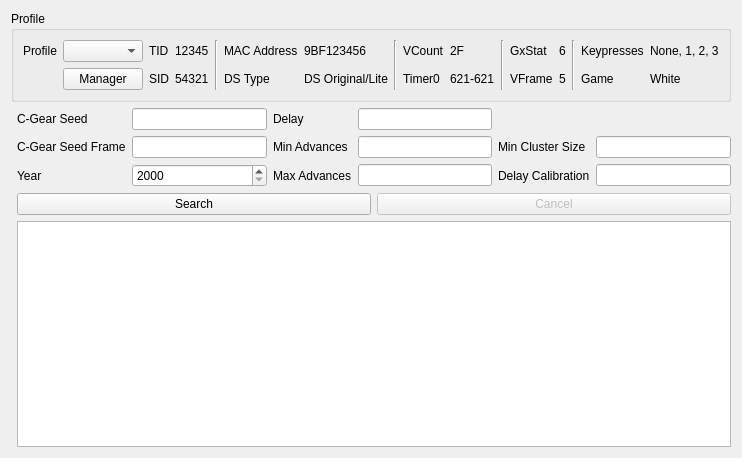
<?xml version="1.0" encoding="UTF-8"?>
<ui version="4.0">
 <class>EntraLinkSeedSearcher</class>
 <widget class="QWidget" name="EntraLinkSeedSearcher">
  <property name="geometry">
   <rect>
    <x>0</x>
    <y>0</y>
    <width>711</width>
    <height>458</height>
   </rect>
  </property>
  <property name="windowTitle">
   <string>EntraLink Seed Searcher</string>
  </property>
  <layout class="QGridLayout" name="gridLayout_3">
   <property name="sizeConstraint">
    <enum>QLayout::SetDefaultConstraint</enum>
   </property>
   <item row="1" column="2">
    <widget class="TextBox" name="textBoxCGearSeed">
     <property name="maxLength">
      <number>8</number>
     </property>
    </widget>
   </item>
   <item row="3" column="4">
    <widget class="TextBox" name="textBoxMaxAdvances"/>
   </item>
   <item row="3" column="2">
    <widget class="QSpinBox" name="spinBoxYear">
     <property name="minimum">
      <number>2000</number>
     </property>
     <property name="maximum">
      <number>2099</number>
     </property>
    </widget>
   </item>
   <item row="3" column="6">
    <widget class="TextBox" name="textBoxDelayCalibration"/>
   </item>
   <item row="2" column="4">
    <widget class="TextBox" name="textBoxMinAdvances"/>
   </item>
   <item row="2" column="1">
    <widget class="QLabel" name="labelCGearSeedFrame">
     <property name="text">
      <string>C-Gear Seed Frame</string>
     </property>
    </widget>
   </item>
   <item row="1" column="3">
    <widget class="QLabel" name="labelDelay">
     <property name="text">
      <string>Delay</string>
     </property>
    </widget>
   </item>
   <item row="0" column="0" colspan="7">
    <widget class="QGroupBox" name="groupBoxProfile">
     <property name="title">
      <string>Profile</string>
     </property>
     <layout class="QGridLayout" name="gridLayout_5">
      <item row="0" column="12">
       <widget class="QLabel" name="labelProfileGxStatValue">
        <property name="text">
         <string notr="true">6</string>
        </property>
       </widget>
      </item>
      <item row="0" column="4" rowspan="2">
       <widget class="Line" name="line_4">
        <property name="orientation">
         <enum>Qt::Vertical</enum>
        </property>
       </widget>
      </item>
      <item row="0" column="8">
       <widget class="QLabel" name="labelProfileVCount">
        <property name="text">
         <string>VCount</string>
        </property>
       </widget>
      </item>
      <item row="0" column="14">
       <widget class="QLabel" name="labelProfileKeypresses">
        <property name="text">
         <string>Keypresses</string>
        </property>
       </widget>
      </item>
      <item row="0" column="0">
       <widget class="QLabel" name="labelProfile">
        <property name="text">
         <string>Profile</string>
        </property>
       </widget>
      </item>
      <item row="1" column="15">
       <widget class="QLabel" name="labelProfileGameValue">
        <property name="text">
         <string>White</string>
        </property>
       </widget>
      </item>
      <item row="1" column="1">
       <widget class="QPushButton" name="pushButtonProfileManager">
        <property name="text">
         <string>Manager</string>
        </property>
       </widget>
      </item>
      <item row="1" column="3">
       <widget class="QLabel" name="labelProfileSIDValue">
        <property name="text">
         <string notr="true">54321</string>
        </property>
       </widget>
      </item>
      <item row="0" column="1">
       <widget class="QComboBox" name="comboBoxProfiles"/>
      </item>
      <item row="1" column="14">
       <widget class="QLabel" name="labelProfileGame">
        <property name="text">
         <string>Game</string>
        </property>
       </widget>
      </item>
      <item row="0" column="7" rowspan="2">
       <widget class="Line" name="line_3">
        <property name="orientation">
         <enum>Qt::Vertical</enum>
        </property>
       </widget>
      </item>
      <item row="1" column="5">
       <widget class="QLabel" name="labelProfileDSType">
        <property name="text">
         <string>DS Type</string>
        </property>
       </widget>
      </item>
      <item row="0" column="9">
       <widget class="QLabel" name="labelProfileVCountValue">
        <property name="text">
         <string notr="true">2F</string>
        </property>
       </widget>
      </item>
      <item row="0" column="2">
       <widget class="QLabel" name="labelProfileTID">
        <property name="text">
         <string>TID</string>
        </property>
       </widget>
      </item>
      <item row="1" column="8">
       <widget class="QLabel" name="labelProfileTimer0">
        <property name="text">
         <string>Timer0</string>
        </property>
       </widget>
      </item>
      <item row="0" column="6">
       <widget class="QLabel" name="labelProfileMACAddressValue">
        <property name="text">
         <string notr="true">9BF123456</string>
        </property>
       </widget>
      </item>
      <item row="1" column="9">
       <widget class="QLabel" name="labelProfileTimer0Value">
        <property name="text">
         <string notr="true">621-621</string>
        </property>
       </widget>
      </item>
      <item row="0" column="10" rowspan="2">
       <widget class="Line" name="line_2">
        <property name="orientation">
         <enum>Qt::Vertical</enum>
        </property>
       </widget>
      </item>
      <item row="0" column="5">
       <widget class="QLabel" name="labelProfileMACAddress">
        <property name="text">
         <string>MAC Address</string>
        </property>
       </widget>
      </item>
      <item row="1" column="11">
       <widget class="QLabel" name="labelProfileVFrame">
        <property name="text">
         <string>VFrame</string>
        </property>
       </widget>
      </item>
      <item row="0" column="15">
       <widget class="QLabel" name="labelProfileKeypressesValue">
        <property name="text">
         <string>None, 1, 2, 3</string>
        </property>
       </widget>
      </item>
      <item row="1" column="2">
       <widget class="QLabel" name="labelProfileSID">
        <property name="text">
         <string>SID</string>
        </property>
       </widget>
      </item>
      <item row="0" column="3">
       <widget class="QLabel" name="labelProfileTIDValue">
        <property name="text">
         <string notr="true">12345</string>
        </property>
       </widget>
      </item>
      <item row="0" column="11">
       <widget class="QLabel" name="labelProfileGxStat">
        <property name="text">
         <string>GxStat</string>
        </property>
       </widget>
      </item>
      <item row="0" column="13" rowspan="2">
       <widget class="Line" name="line">
        <property name="orientation">
         <enum>Qt::Vertical</enum>
        </property>
       </widget>
      </item>
      <item row="1" column="12">
       <widget class="QLabel" name="labelProfileVFrameValue">
        <property name="text">
         <string notr="true">5</string>
        </property>
       </widget>
      </item>
      <item row="1" column="6">
       <widget class="QLabel" name="labelProfileDSTypeValue">
        <property name="text">
         <string>DS Original/Lite</string>
        </property>
       </widget>
      </item>
     </layout>
    </widget>
   </item>
   <item row="2" column="2">
    <widget class="TextBox" name="textBoxCGearSeedFrame"/>
   </item>
   <item row="2" column="6">
    <widget class="TextBox" name="textBoxMinClusterSize"/>
   </item>
   <item row="2" column="5">
    <widget class="QLabel" name="labelMinClusterSize">
     <property name="text">
      <string>Min Cluster Size</string>
     </property>
    </widget>
   </item>
   <item row="2" column="3">
    <widget class="QLabel" name="labelMinAdvances">
     <property name="text">
      <string>Min Advances</string>
     </property>
    </widget>
   </item>
   <item row="1" column="4">
    <widget class="TextBox" name="textBoxDelay"/>
   </item>
   <item row="3" column="1">
    <widget class="QLabel" name="labelYear">
     <property name="text">
      <string>Year</string>
     </property>
    </widget>
   </item>
   <item row="1" column="1">
    <widget class="QLabel" name="labelCGearSeed">
     <property name="text">
      <string>C-Gear Seed</string>
     </property>
    </widget>
   </item>
   <item row="7" column="1" colspan="6">
    <widget class="TableView" name="tableViewSearcher"/>
   </item>
   <item row="3" column="5">
    <widget class="QLabel" name="labelDelayCalibration">
     <property name="text">
      <string>Delay Calibration</string>
     </property>
    </widget>
   </item>
   <item row="3" column="3">
    <widget class="QLabel" name="labelMaxAdvances">
     <property name="text">
      <string>Max Advances</string>
     </property>
    </widget>
   </item>
   <item row="4" column="1" rowspan="2" colspan="6">
    <layout class="QHBoxLayout" name="horizontalLayout">
     <item>
      <widget class="QPushButton" name="pushButtonSearch">
       <property name="text">
        <string>Search</string>
       </property>
      </widget>
     </item>
     <item>
      <widget class="QPushButton" name="pushButtonCancel">
       <property name="enabled">
        <bool>false</bool>
       </property>
       <property name="text">
        <string>Cancel</string>
       </property>
       <property name="checkable">
        <bool>false</bool>
       </property>
       <property name="flat">
        <bool>false</bool>
       </property>
      </widget>
     </item>
    </layout>
   </item>
  </layout>
 </widget>
 <customwidgets>
  <customwidget>
   <class>TextBox</class>
   <extends>QLineEdit</extends>
   <header>Forms/Controls/TextBox.hpp</header>
  </customwidget>
  <customwidget>
   <class>TableView</class>
   <extends>QTableView</extends>
   <header>Forms/Controls/TableView.hpp</header>
  </customwidget>
 </customwidgets>
 <resources/>
 <connections/>
</ui>
